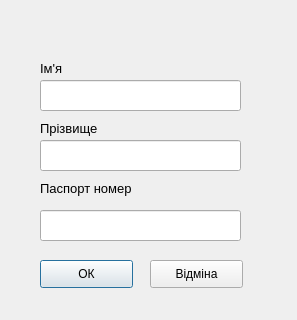
<?xml version="1.0" encoding="UTF-8"?>
<ui version="4.0">
 <class>CreateAcc</class>
 <widget class="QDialog" name="CreateAcc">
  <property name="geometry">
   <rect>
    <x>0</x>
    <y>0</y>
    <width>297</width>
    <height>320</height>
   </rect>
  </property>
  <property name="windowTitle">
   <string>Dialog</string>
  </property>
  <widget class="QLineEdit" name="lineName">
   <property name="geometry">
    <rect>
     <x>40</x>
     <y>80</y>
     <width>201</width>
     <height>31</height>
    </rect>
   </property>
   <property name="font">
    <font>
     <pointsize>10</pointsize>
    </font>
   </property>
  </widget>
  <widget class="QLineEdit" name="lineSurn">
   <property name="geometry">
    <rect>
     <x>40</x>
     <y>140</y>
     <width>201</width>
     <height>31</height>
    </rect>
   </property>
   <property name="font">
    <font>
     <pointsize>10</pointsize>
    </font>
   </property>
  </widget>
  <widget class="QLineEdit" name="linePasp">
   <property name="geometry">
    <rect>
     <x>40</x>
     <y>210</y>
     <width>201</width>
     <height>31</height>
    </rect>
   </property>
   <property name="font">
    <font>
     <pointsize>10</pointsize>
    </font>
   </property>
  </widget>
  <widget class="QLabel" name="label">
   <property name="geometry">
    <rect>
     <x>40</x>
     <y>60</y>
     <width>55</width>
     <height>16</height>
    </rect>
   </property>
   <property name="font">
    <font>
     <pointsize>10</pointsize>
    </font>
   </property>
   <property name="text">
    <string>Ім'я</string>
   </property>
  </widget>
  <widget class="QLabel" name="label_2">
   <property name="geometry">
    <rect>
     <x>40</x>
     <y>120</y>
     <width>91</width>
     <height>16</height>
    </rect>
   </property>
   <property name="font">
    <font>
     <pointsize>10</pointsize>
    </font>
   </property>
   <property name="text">
    <string>Прізвище</string>
   </property>
  </widget>
  <widget class="QLabel" name="label_3">
   <property name="geometry">
    <rect>
     <x>40</x>
     <y>180</y>
     <width>121</width>
     <height>16</height>
    </rect>
   </property>
   <property name="font">
    <font>
     <pointsize>10</pointsize>
    </font>
   </property>
   <property name="text">
    <string>Паспорт номер</string>
   </property>
  </widget>
  <widget class="QPushButton" name="pushButton">
   <property name="geometry">
    <rect>
     <x>40</x>
     <y>260</y>
     <width>93</width>
     <height>28</height>
    </rect>
   </property>
   <property name="text">
    <string>ОК</string>
   </property>
  </widget>
  <widget class="QPushButton" name="pushButton_2">
   <property name="geometry">
    <rect>
     <x>150</x>
     <y>260</y>
     <width>93</width>
     <height>28</height>
    </rect>
   </property>
   <property name="text">
    <string>Відміна</string>
   </property>
  </widget>
 </widget>
 <resources/>
 <connections/>
</ui>
